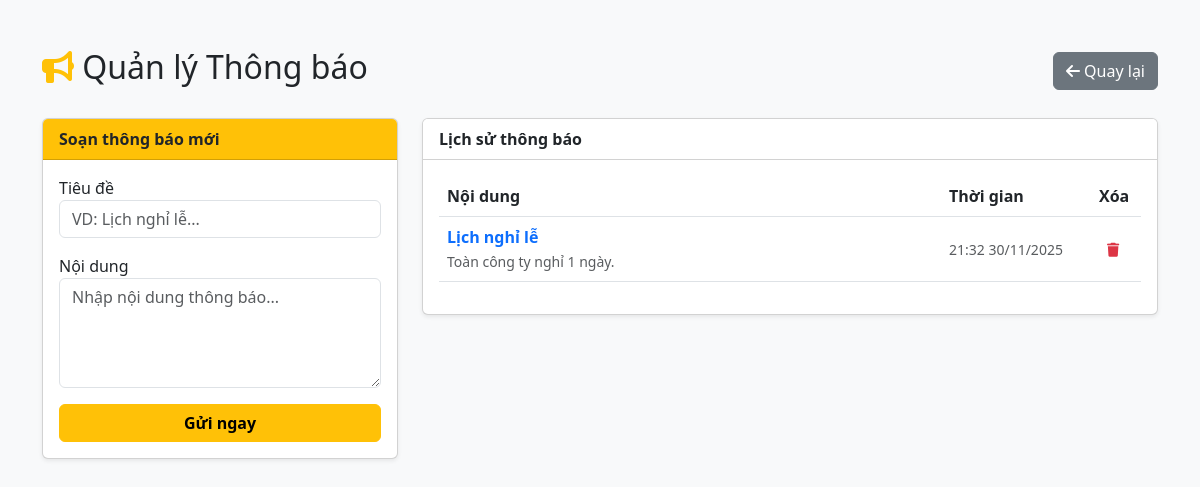
The page /HomePage/admin_notifications.php (signed in) on the database its author committed.
### tables this page shows
CREATE TABLE `notifications` (
  `id` int(11) NOT NULL,
  `title` varchar(255) NOT NULL,
  `content` text NOT NULL,
  `created_at` timestamp NOT NULL DEFAULT current_timestamp()
);

### HomePage/admin_notifications.php (the view, shortened to what this page needs)
<?php
require_once 'db_connect.php';
$notifs = $conn->query("SELECT * FROM notifications ORDER BY created_at DESC");
?>
<!DOCTYPE html>
<html lang="vi">
<head>
    <link href="https://cdn.jsdelivr.net/npm/bootstrap@5.3.0/dist/css/bootstrap.min.css" rel="stylesheet">
    <link rel="stylesheet" href="https://cdnjs.cloudflare.com/ajax/libs/font-awesome/6.5.1/css/all.min.css">
</head>
<body class="bg-light">
    <div class="container mt-5">
        <div class="d-flex justify-content-between align-items-center mb-4">
            <h2><i class="fas fa-bullhorn text-warning"></i> Quản lý Thông báo</h2>
            <a href="admin_dashboard.php" class="btn btn-secondary"><i class="fas fa-arrow-left"></i> Quay lại</a>
        </div>
        <div class="row">
            <div class="col-md-4">
                <div class="card shadow-sm mb-4">
                    <div class="card-header bg-warning text-dark fw-bold">Soạn thông báo mới</div>
                    <div class="card-body">
                        <form method="POST">
                            <div class="mb-3">
                                <label>Tiêu đề</label>
                                <input type="text" name="title" class="form-control" required placeholder="VD: Lịch nghỉ lễ...">
                            </div>
                            <div class="mb-3">
                                <label>Nội dung</label>
                                <textarea name="content" class="form-control" rows="4" required placeholder="Nhập nội dung thông báo..."></textarea>
                            </div>
                            <button type="submit" name="add_notif" class="btn btn-warning w-100 fw-bold">Gửi ngay</button>
                        </form>
                    </div>
                </div>
            </div>
            <div class="col-md-8">
                <div class="card shadow-sm">
                    <div class="card-header bg-white fw-bold">Lịch sử thông báo</div>
                    <div class="card-body">
                        <table class="table table-hover align-middle">
                            <thead>
                                <tr>
                                    <th>Nội dung</th>
                                    <th width="150">Thời gian</th>
                                    <th width="50">Xóa</th>
                                </tr>
                            </thead>
                            <tbody>
                                <?php if ($notifs->num_rows > 0): ?>
                                    <?php while($row = $notifs->fetch_assoc()): ?>
                                    <tr>
                                        <td>
                                            <strong class="text-primary"><?php echo $row['title']; ?></strong><br>
                                            <span class="text-muted small"><?php echo nl2br($row['content']); ?></span>
                                        </td>
                                        <td class="small text-muted">
                                            <?php echo date('H:i d/m/Y', strtotime($row['created_at'])); ?>
                                        </td>
                                        <td>
                                            <form method="POST" onsubmit="return confirm('Xóa thông báo này?');">
                                                <button type="submit" class="btn btn-sm btn-outline-danger border-0"><i class="fas fa-trash"></i></button>
                                            </form>
                                        </td>
                                    </tr>
                                    <?php endwhile; ?>
                                <?php else: ?>
                                    <tr><td colspan="3" class="text-center text-muted">Chưa có thông báo nào.</td></tr>
                                <?php endif; ?>
                            </tbody>
                        </table>
                    </div>
                </div>
            </div>
        </div>
    </div>
</body>
</html>

### rows shown on the page
notifications: title "Lịch nghỉ lễ", content "Toàn công ty nghỉ 1 ngày.", created_at "21:32 30/11/2025"
